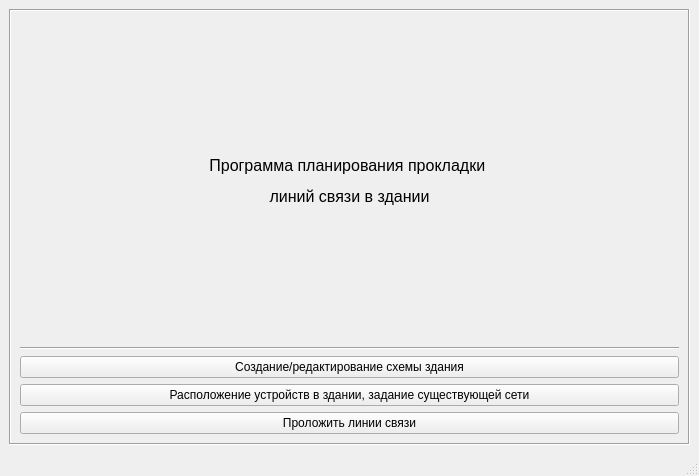
<?xml version="1.0" encoding="UTF-8"?>
<ui version="4.0">
 <class>MainWindow</class>
 <widget class="QMainWindow" name="MainWindow">
  <property name="geometry">
   <rect>
    <x>0</x>
    <y>0</y>
    <width>699</width>
    <height>476</height>
   </rect>
  </property>
  <property name="windowTitle">
   <string>PPCofCLinB</string>
  </property>
  <widget class="QWidget" name="centralwidget">
   <layout class="QVBoxLayout" name="verticalLayout">
    <item>
     <widget class="QFrame" name="frame">
      <property name="frameShape">
       <enum>QFrame::Box</enum>
      </property>
      <property name="frameShadow">
       <enum>QFrame::Sunken</enum>
      </property>
      <layout class="QVBoxLayout" name="verticalLayout_2">
       <item>
        <layout class="QVBoxLayout" name="name_and">
         <item>
          <spacer name="verticalSpacer_2">
           <property name="orientation">
            <enum>Qt::Vertical</enum>
           </property>
           <property name="sizeHint" stdset="0">
            <size>
             <width>20</width>
             <height>40</height>
            </size>
           </property>
          </spacer>
         </item>
         <item>
          <widget class="QLabel" name="label">
           <property name="text">
            <string>&lt;html&gt;&lt;head/&gt;&lt;body&gt;&lt;p align=&quot;center&quot;&gt;&lt;span style=&quot; font-family:'Times New Roman','serif'; font-size:12pt;&quot;&gt;Программа планирования прокладки &lt;/span&gt;&lt;/p&gt;&lt;p align=&quot;center&quot;&gt;&lt;span style=&quot; font-family:'Times New Roman','serif'; font-size:12pt;&quot;&gt;линий связи в здании&lt;/span&gt;&lt;/p&gt;&lt;/body&gt;&lt;/html&gt;</string>
           </property>
          </widget>
         </item>
         <item>
          <spacer name="verticalSpacer">
           <property name="orientation">
            <enum>Qt::Vertical</enum>
           </property>
           <property name="sizeHint" stdset="0">
            <size>
             <width>20</width>
             <height>40</height>
            </size>
           </property>
          </spacer>
         </item>
         <item>
          <widget class="Line" name="line">
           <property name="orientation">
            <enum>Qt::Horizontal</enum>
           </property>
          </widget>
         </item>
         <item>
          <widget class="QPushButton" name="edit_building_but">
           <property name="cursor">
            <cursorShape>PointingHandCursor</cursorShape>
           </property>
           <property name="text">
            <string>Создание/редактирование схемы здания</string>
           </property>
          </widget>
         </item>
         <item>
          <widget class="QPushButton" name="edit_devices_but">
           <property name="cursor">
            <cursorShape>PointingHandCursor</cursorShape>
           </property>
           <property name="text">
            <string>Расположение устройств в здании, задание существующей сети</string>
           </property>
          </widget>
         </item>
         <item>
          <widget class="QPushButton" name="planning_but">
           <property name="cursor">
            <cursorShape>PointingHandCursor</cursorShape>
           </property>
           <property name="text">
            <string>Проложить линии связи</string>
           </property>
          </widget>
         </item>
        </layout>
       </item>
      </layout>
     </widget>
    </item>
   </layout>
  </widget>
  <widget class="QMenuBar" name="menubar">
   <property name="geometry">
    <rect>
     <x>0</x>
     <y>0</y>
     <width>699</width>
     <height>26</height>
    </rect>
   </property>
  </widget>
  <widget class="QStatusBar" name="statusbar"/>
 </widget>
 <resources/>
 <connections/>
</ui>
